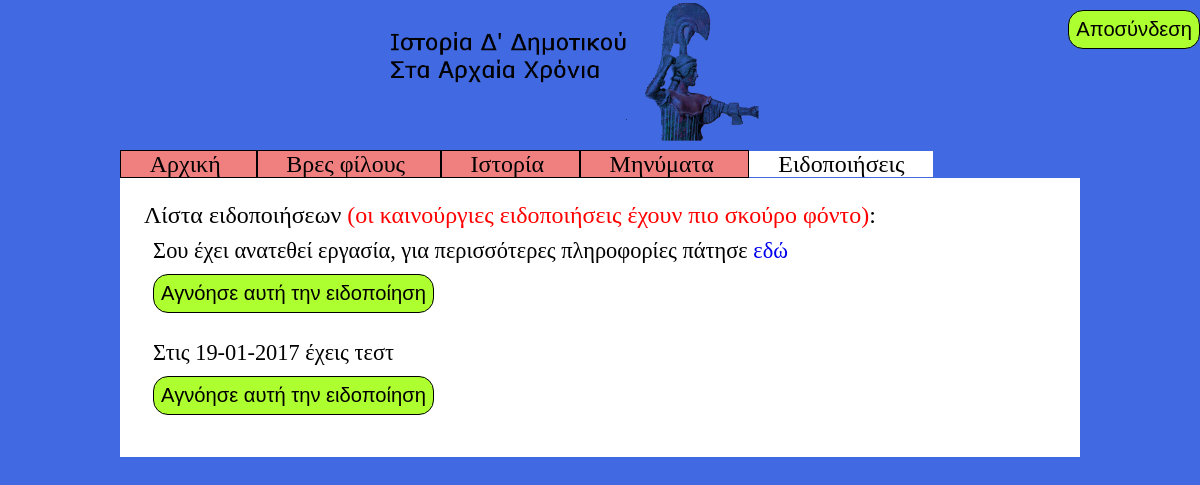
The page /code/learner/notification.php (signed in) on the database its author committed.
### tables this page shows
CREATE TABLE `notification` (
  `id` bigint(20) NOT NULL,
  `to_user` varchar(20) NOT NULL,
  `text` text NOT NULL,
  `seen` tinyint(1) NOT NULL DEFAULT '0',
  `display` tinyint(1) NOT NULL DEFAULT '1'
);

### code/learner/notification.php (the view, shortened to what this page needs)
<!DOCTYPE html>
<html>
<head>
	<link rel="stylesheet" type="text/css" href="lstyles.css" />
</head>
<body>
	<button class="logout" onclick="logout()"> Αποσύνδεση</button>
	<img src="../banner.png" alt="Ιστορία Δ' Δημοτικού Στα Αρχαία Χρόνια" class="banner">
	<div class="big menu">
		<span class="menul"> <a href="lhome.php" class="link_to_page"> Αρχική </a> </span>
		<span class="menul"> <a href="find_friend.php" class="link_to_page"> Βρες φίλους </a> </span>
		<span class="menul"> <a href="history.php" class="link_to_page"> Ιστορία </a> </span>
		<span class="menul"> <a href="message.php" class="link_to_page"> Μηνύματα </a> </span>
		<span class="active"> Ειδοποιήσεις </span>
	</div>
	<div class="main">
		<span class="big"> Λίστα ειδοποιήσεων <span class="red_letters"> (οι καινούργιες ειδοποιήσεις έχουν πιο σκούρο φόντο)</span>: </span>
<?php
$link = connect_to_database("../login_register_form.php");
$result = $link->query("SELECT * FROM notification WHERE to_user='".$_SESSION["session_lusername"]."' AND display=1 ORDER BY id DESC");
while ($row = mysqli_fetch_array($result, MYSQLI_ASSOC)) {
	if ($row["seen"]) {
		echo "<div class='notification'>".$row["text"];
	}
	else {
		echo "<div class='notification not_seen_notification'>".$row["text"];
	}
echo "<br>"."<button onclick='not_display_notification(".$row["id"].")'> Αγνόησε αυτή την ειδοποίηση </button>"."</div>";
}
?>
	</div>
</body>
</html>

### code/learner/lstyles.css (style rules this page uses)
* { box-sizing: border-box; }
body { background-color: royalblue; font-family: "Verdana"; font-size: 140%; margin: 0; }
a { text-decoration: none; }
button { background-color: greenyellow; border: 1px solid black; font-size: 90%; padding: 7px; margin-top: 10px; border-radius: 15px; cursor: pointer; }
button.logout { float: right; }
img.banner { display: table-cell; margin-left: 32.5%; margin-right: 32.5%; width: 35%; }
div.menu { margin-right: 10%; margin-left: 10%; }
span.active { padding: 0 3%; display: inline; background-color: white; }
span.menul { border: 1px solid black; padding: 0 3%; background-color: lightcoral; transition: padding 0.5s; }
div.main { background-color: white; padding: 2%; margin-left: 10%; margin-right: 10%; }
.big { font-size: 107%; }
div.notification { padding: 1%; margin-bottom: 1%; }
span.red_letters { color: red; }
a.link_to_page { color: black; }

### rows shown on the page
notification: text "Σου έχει ανατεθεί εργασία, για περισσότερες πληροφορίες πάτησε εδώ"
notification: text "Στις 19-01-2017 έχεις τεστ"
